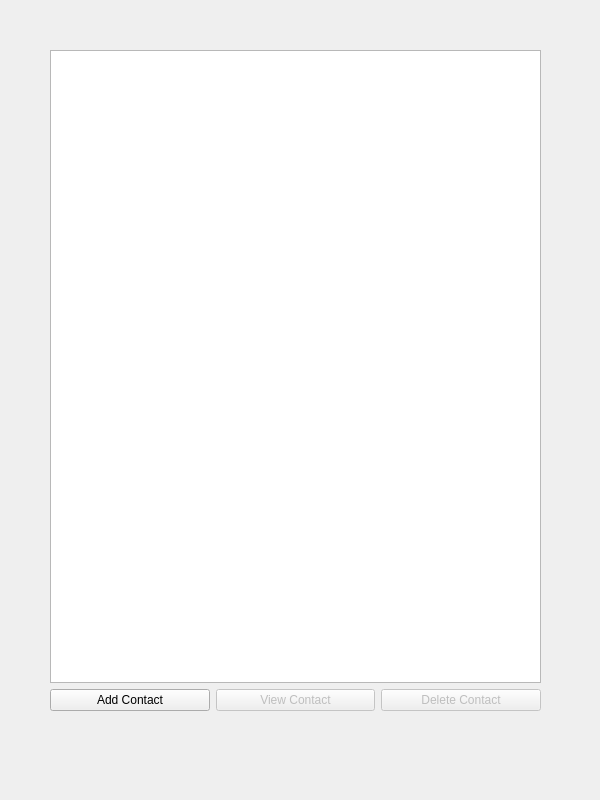
<?xml version="1.0" encoding="UTF-8"?>
<ui version="4.0">
 <class>MainWindow</class>
 <widget class="QMainWindow" name="MainWindow">
  <property name="geometry">
   <rect>
    <x>0</x>
    <y>0</y>
    <width>600</width>
    <height>800</height>
   </rect>
  </property>
  <property name="minimumSize">
   <size>
    <width>300</width>
    <height>400</height>
   </size>
  </property>
  <property name="maximumSize">
   <size>
    <width>600</width>
    <height>800</height>
   </size>
  </property>
  <property name="windowTitle">
   <string>MainWindow</string>
  </property>
  <widget class="QWidget" name="centralwidget">
   <property name="sizePolicy">
    <sizepolicy hsizetype="MinimumExpanding" vsizetype="MinimumExpanding">
     <horstretch>0</horstretch>
     <verstretch>0</verstretch>
    </sizepolicy>
   </property>
   <property name="minimumSize">
    <size>
     <width>300</width>
     <height>400</height>
    </size>
   </property>
   <property name="maximumSize">
    <size>
     <width>600</width>
     <height>800</height>
    </size>
   </property>
   <widget class="QWidget" name="widget" native="true">
    <property name="geometry">
     <rect>
      <x>50</x>
      <y>50</y>
      <width>600</width>
      <height>800</height>
     </rect>
    </property>
    <property name="minimumSize">
     <size>
      <width>300</width>
      <height>400</height>
     </size>
    </property>
    <property name="maximumSize">
     <size>
      <width>600</width>
      <height>800</height>
     </size>
    </property>
    <widget class="QWidget" name="verticalLayoutWidget">
     <property name="geometry">
      <rect>
       <x>0</x>
       <y>0</y>
       <width>491</width>
       <height>661</height>
      </rect>
     </property>
     <layout class="QVBoxLayout" name="verticalLayout_2">
      <item>
       <widget class="QListView" name="contactList">
        <property name="minimumSize">
         <size>
          <width>250</width>
          <height>300</height>
         </size>
        </property>
        <property name="maximumSize">
         <size>
          <width>550</width>
          <height>750</height>
         </size>
        </property>
       </widget>
      </item>
      <item>
       <layout class="QHBoxLayout" name="horizontalLayout">
        <item>
         <widget class="QPushButton" name="addContactButton">
          <property name="text">
           <string>Add Contact</string>
          </property>
         </widget>
        </item>
        <item>
         <widget class="QPushButton" name="viewContactButton">
          <property name="enabled">
           <bool>false</bool>
          </property>
          <property name="text">
           <string>View Contact</string>
          </property>
         </widget>
        </item>
        <item>
         <widget class="QPushButton" name="deleteContactButton">
          <property name="enabled">
           <bool>false</bool>
          </property>
          <property name="text">
           <string>Delete Contact</string>
          </property>
         </widget>
        </item>
       </layout>
      </item>
     </layout>
    </widget>
   </widget>
  </widget>
 </widget>
 <resources/>
 <connections/>
</ui>
